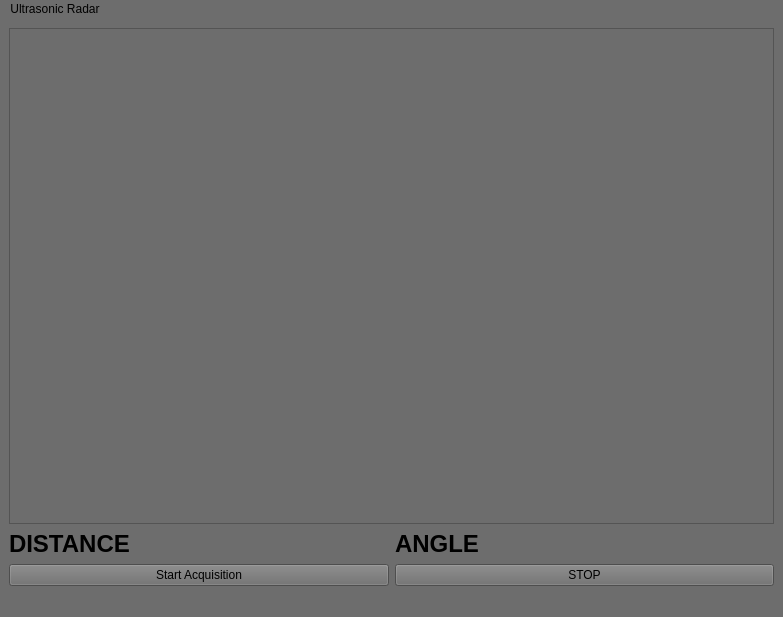
<?xml version="1.0" encoding="UTF-8"?>
<ui version="4.0">
 <class>RadarWindow</class>
 <widget class="QMainWindow" name="RadarWindow">
  <property name="geometry">
   <rect>
    <x>0</x>
    <y>0</y>
    <width>783</width>
    <height>617</height>
   </rect>
  </property>
  <property name="sizePolicy">
   <sizepolicy hsizetype="MinimumExpanding" vsizetype="MinimumExpanding">
    <horstretch>0</horstretch>
    <verstretch>0</verstretch>
   </sizepolicy>
  </property>
  <property name="windowTitle">
   <string>MainWindow</string>
  </property>
  <property name="styleSheet">
   <string notr="true">background-color: rgb(109, 109, 109);</string>
  </property>
  <widget class="QWidget" name="centralwidget">
   <layout class="QGridLayout" name="gridLayout">
    <item row="1" column="1">
     <widget class="QLabel" name="distance">
      <property name="font">
       <font>
        <pointsize>18</pointsize>
        <weight>75</weight>
        <bold>true</bold>
       </font>
      </property>
      <property name="text">
       <string/>
      </property>
     </widget>
    </item>
    <item row="2" column="2" colspan="2">
     <widget class="QPushButton" name="stopButton">
      <property name="text">
       <string>STOP</string>
      </property>
     </widget>
    </item>
    <item row="1" column="2">
     <widget class="QLabel" name="distance_3">
      <property name="font">
       <font>
        <pointsize>18</pointsize>
        <weight>75</weight>
        <bold>true</bold>
       </font>
      </property>
      <property name="text">
       <string>ANGLE</string>
      </property>
     </widget>
    </item>
    <item row="2" column="0" colspan="2">
     <widget class="QPushButton" name="startButton">
      <property name="text">
       <string>Start Acquisition</string>
      </property>
     </widget>
    </item>
    <item row="1" column="3">
     <widget class="QLabel" name="angle">
      <property name="font">
       <font>
        <pointsize>18</pointsize>
        <weight>75</weight>
        <bold>true</bold>
       </font>
      </property>
      <property name="text">
       <string/>
      </property>
     </widget>
    </item>
    <item row="1" column="0">
     <widget class="QLabel" name="distance_2">
      <property name="font">
       <font>
        <pointsize>18</pointsize>
        <weight>75</weight>
        <bold>true</bold>
       </font>
      </property>
      <property name="text">
       <string>DISTANCE</string>
      </property>
     </widget>
    </item>
    <item row="0" column="0" colspan="4">
     <widget class="PlotWidget" name="polarGraph"/>
    </item>
   </layout>
  </widget>
  <widget class="QMenuBar" name="menubar">
   <property name="geometry">
    <rect>
     <x>0</x>
     <y>0</y>
     <width>783</width>
     <height>25</height>
    </rect>
   </property>
   <widget class="QMenu" name="menuUltrasonic_Radar">
    <property name="title">
     <string>Ultrasonic Radar</string>
    </property>
   </widget>
   <addaction name="menuUltrasonic_Radar"/>
  </widget>
  <widget class="QStatusBar" name="statusbar"/>
 </widget>
 <customwidgets>
  <customwidget>
   <class>PlotWidget</class>
   <extends>QGraphicsView</extends>
   <header>pyqtgraph.h</header>
  </customwidget>
 </customwidgets>
 <resources/>
 <connections>
  <connection>
   <sender>startButton</sender>
   <signal>clicked()</signal>
   <receiver>RadarWindow</receiver>
   <slot>startAcqPlot()</slot>
   <hints>
    <hint type="sourcelabel">
     <x>103</x>
     <y>553</y>
    </hint>
    <hint type="destinationlabel">
     <x>21</x>
     <y>577</y>
    </hint>
   </hints>
  </connection>
  <connection>
   <sender>stopButton</sender>
   <signal>clicked()</signal>
   <receiver>RadarWindow</receiver>
   <slot>stop()</slot>
   <hints>
    <hint type="sourcelabel">
     <x>513</x>
     <y>558</y>
    </hint>
    <hint type="destinationlabel">
     <x>468</x>
     <y>575</y>
    </hint>
   </hints>
  </connection>
 </connections>
 <slots>
  <slot>startAcqPlot()</slot>
  <slot>stop()</slot>
 </slots>
</ui>
